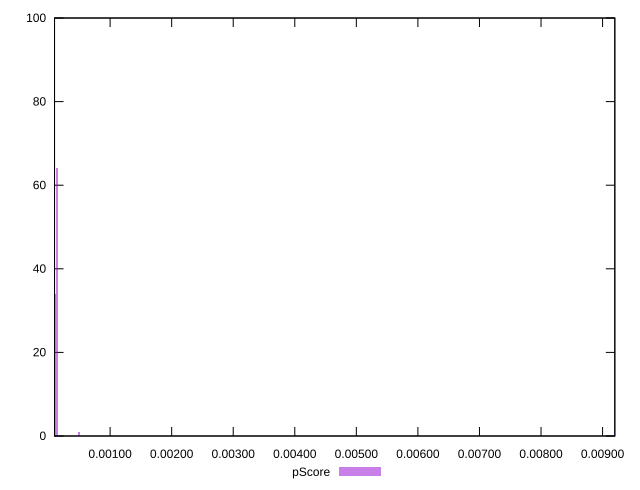

Generate this figure with gnuplot:
reset

$pScore <<EOF
0.009198859546886935 1
0.00013648159565114148 64
0.00010918527652091319 34
0.0004913337443441094 1
EOF

set key outside below
set boxwidth 0.000027296319130228297
set xrange [0.00009731404617102646:0.00919887199979802]
set yrange [0:100]
set trange [0:100]
set style fill transparent solid 0.5 noborder
set terminal svg size 640, 490 enhanced background rgb 'white'
set output "reports/report_00032_2021-02-25T10-28-15.087Z/largest-contentful-paint/samples/astro/pScore/histogram.svg"

plot $pScore title "pScore" with boxes

reset
